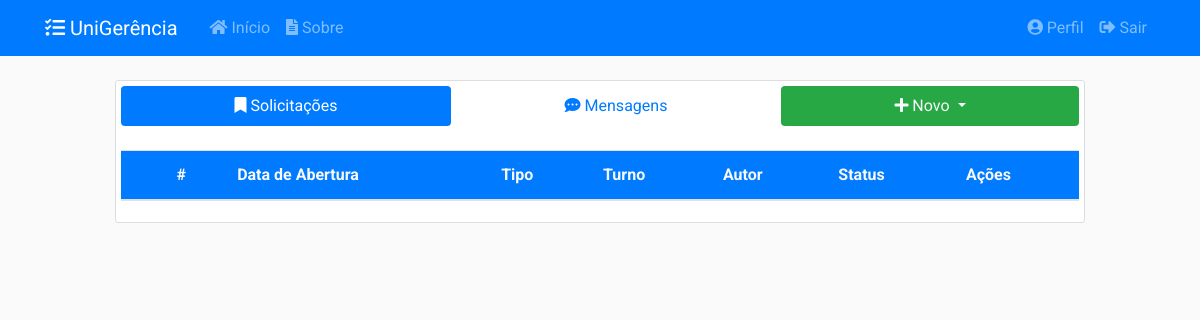
/ (signed in), run on an earlier commit of the app's database.
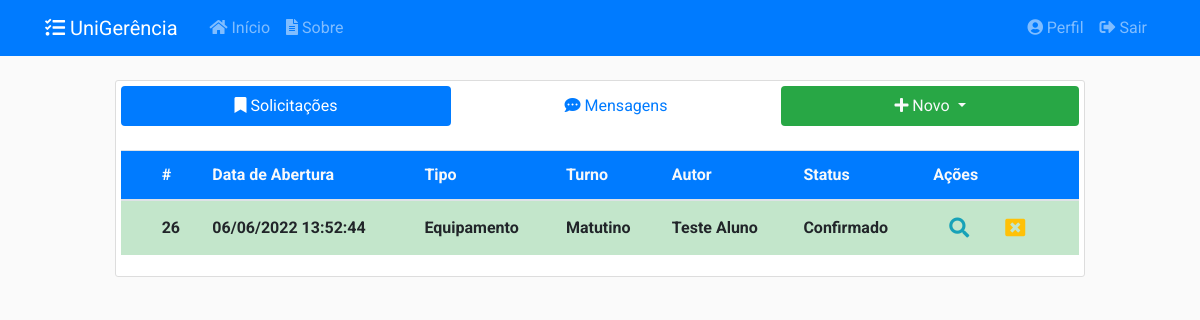
And on a later commit of the database.
### app/models/solicitacoes.py (models this page shows, shortened)
class Solicitacao(db.Model):
    __tablename__ = 'solicitacoes'
    __table_args__ = {'extend_existing': True}
    id = db.Column(db.Integer, primary_key=True)
    status = db.Column(db.Enum(Status), default=Status.ABERTO.name)
    data_abertura = db.Column(db.DateTime, nullable=False,
                              default=datetime.now().astimezone(fuso_horario))
    data_inicio_pref = db.Column(db.Date, nullable=False)
    data_fim_pref = db.Column(db.Date, nullable=False)
    data_retirada = db.Column(db.DateTime, nullable=True)
    data_devolucao = db.Column(db.DateTime, nullable=True)
    data_cancelamento = db.Column(db.DateTime, nullable=True)
    data_finalizacao = db.Column(db.DateTime, nullable=True)
    quantidade = db.Column(db.Integer, nullable=False, default=0)
    descricao = db.Column(db.String(20), nullable=False)
    tipo = db.Column(db.String(20), nullable=False)
    ativo = db.Column(db.Boolean, nullable=False, default=True)
    usuario_id = db.Column(db.Integer, db.ForeignKey('usuarios.id'),
                           nullable=False)
    turno_id = db.Column(db.Integer, db.ForeignKey('turnos.id'),
                           nullable=False)
    turno = db.relationship('Turno', back_populates='solicitacoes')
    def recupera_tudo():
        return Solicitacao.query.filter_by(ativo=True).all()
    def verifica_autor(self, usuario):
        if self.autor == usuario or self.autor.tipo.name == 'AMDIN':
            return True
        else:
            return False
    def verifica_pendente(self):
        if self.status.name == 'PENDENTE':
            return True
        else:
            return False
    __mapper_args__ = {
        'polymorphic_identity': 'SOLICITACAO',
        'polymorphic_on': tipo
    }

class SolicitacaoEquipamento(Solicitacao):
    __tablename__ = 'solicitacoes_equipamentos'
    id = db.Column(db.Integer, db.ForeignKey('solicitacoes.id'), primary_key=True)
    tipo_eqp_id = db.Column(db.Integer, db.ForeignKey('tipos_equipamento.id'),
                           nullable=True)
    equipamentos = db.relationship('Equipamento', secondary=solicitacao_e,
                                   back_populates='solicitacoes')
    tipo_eqp = db.relationship('TipoEquipamento', back_populates='solicitacoes')
    __mapper_args__ = {
        'polymorphic_identity': 'EQUIPAMENTO'
    }

class Solicitacao(db.Model):
    __tablename__ = 'solicitacoes'
    __table_args__ = {'extend_existing': True}
    id = db.Column(db.Integer, primary_key=True)
    status = db.Column(db.Enum(Status), default=Status.ABERTO.name)
    data_abertura = db.Column(db.DateTime, nullable=False,
                              default=datetime.now().astimezone(fuso_horario))
    data_inicio_pref = db.Column(db.Date, nullable=False)
    data_fim_pref = db.Column(db.Date, nullable=False)
    data_retirada = db.Column(db.DateTime, nullable=True)
    data_devolucao = db.Column(db.DateTime, nullable=True)
    data_cancelamento = db.Column(db.DateTime, nullable=True)
    data_finalizacao = db.Column(db.DateTime, nullable=True)
    quantidade = db.Column(db.Integer, nullable=False, default=0)
    descricao = db.Column(db.String(20), nullable=False)
    tipo = db.Column(db.String(20), nullable=False)
    ativo = db.Column(db.Boolean, nullable=False, default=True)
    usuario_id = db.Column(db.Integer, db.ForeignKey('usuarios.id'),
                           nullable=False)
    turno_id = db.Column(db.Integer, db.ForeignKey('turnos.id'),
                           nullable=False)
    turno = db.relationship('Turno', back_populates='solicitacoes')
    def recupera_tudo():
        return Solicitacao.query.filter_by(ativo=True).all()
    def verifica_autor(self, usuario):
        if self.autor == usuario or self.autor.tipo.name == 'AMDIN':
            return True
        else:
            return False
    def verifica_pendente(self):
        if self.status.name == 'PENDENTE':
            return True
        else:
            return False
    __mapper_args__ = {
        'polymorphic_identity': 'SOLICITACAO',
        'polymorphic_on': tipo
    }

class Turno(db.Model):
    __tablename__ = 'turnos'
    __table_args__ = {'extend_existing': True}
    id = db.Column(db.Integer, primary_key=True)
    name = db.Column(db.String(20), unique=True, nullable=False)
    data_inicio = db.Column(db.Time, nullable=False)
    data_fim = db.Column(db.Time, nullable=False)
    ativo = db.Column(db.Boolean, nullable=False, default=True)
    solicitacoes = db.relationship('Solicitacao', back_populates='turno')
    def __repr__(self):
        return f"{self.name} ({self.data_inicio} ~ {self.data_fim})"

### app/models/usuarios.py (models this page shows, shortened)
class Usuario(db.Model, UserMixin):
    __tablename__ = 'usuarios'
    __table_args__ = {'extend_existing': True}
    id = db.Column(db.Integer, primary_key=True)
    nome = db.Column(db.String(100), nullable=False)
    identificacao = db.Column(db.String(20), unique=True, nullable=False)
    email = db.Column(db.String(100), unique=True, nullable=False)
    senha = db.Column(db.String(60), nullable=False)
    data_cadastro = db.Column(db.DateTime, nullable=False,
                              default=datetime.now().astimezone(fuso_horario))
    data_atualizacao = db.Column(db.DateTime, nullable=True)
    tipo = db.Column(db.Enum(TipoUsuario), nullable=False)
    ativo = db.Column(db.Boolean, nullable=False, default=True)
    imagem_perfil = db.Column(db.String(20), nullable=False,
                              default='default.jpg')
    posts = db.relationship('Post', backref='autor',
                            foreign_keys='Post.usuario_id', lazy=True)
    recipiente = db.relationship('Post', backref='destinatario',
                                 foreign_keys='Post.destinatario_id', lazy=True)
    solicitacoes = db.relationship('Solicitacao', backref='autor', lazy=True)
    relatorios = db.relationship('Relatorio', backref='autor', lazy=True)
    def recupera_tudo():
        return Usuario.query.filter_by(ativo=True).all()
    @staticmethod
    def verifica_admin(self):
        if self.tipo.name == 'ADMIN':
            return True
        else:
            return False

### app/controllers/principal.py (the view)
@principal.route("/", methods=['GET', 'POST'])
@login_required
def inicio():
    tab = request.args.get('tab', 1, type=int)
    solicitacoes = Solicitacao.recupera_tudo()
    posts = Post.recupera_tudo()
    equipamentos = Equipamento.recupera_tudo()
    salas = Sala.recupera_tudo()
    usuarios = Usuario.recupera_tudo()
    for solicitacao in solicitacoes:
        if solicitacao.verifica_pendente():
            if Solicitacao.verifica_autor(solicitacao, current_user):
                flash('Você possui uma solicitação atrasada.', 'warning')
            elif Usuario.verifica_admin(current_user):
                flash('Existe uma solicitação em atraso.', 'warning')
    form = EntregaSolicitacaoForm()
    return render_template('principal/inicio.html', tab=tab, form=form,
                           posts=posts, equipamentos=equipamentos, salas=salas,
                           usuarios=usuarios, solicitacoes=solicitacoes)

### app/models/equipamentos.py (called while the page is built)
    def recupera_tudo():
        return Equipamento.query.filter_by(ativo=True).all()

    def __repr__(self):
        return f"{self.patrimonio} - {self.descricao}"

### app/models/posts.py (called while the page is built)
    def recupera_tudo():
        return Post.query.filter_by(ativo=True).all()

### app/models/salas.py (called while the page is built)
    def recupera_tudo():
        return Sala.query.filter_by(ativo=True).all()

### app/models/usuarios.py (called while the page is built)
@login_manager.user_loader
def load_user(user_id):
    return Usuario.query.get(int(user_id))

### app/templates/principal/inicio.html (shortened to what this page needs)
{% extends "layout.html" %}
{% block inicio %}
<div class="content-section">
  <nav class="pb-4 align-middle">
    <div class="nav nav-pills nav-justified flex-column flex-md-row align-middle" id="pills-tab" role="tablist">
      <a class="nav-item nav-link {% if tab == 1 %}active{% endif %}" id="pills-1-tab" data-toggle="pill" href="#pills-1" role="tab"><i class="fas fa-bookmark"></i>&nbsp;Solicitações</a>
      <a class="nav-item nav-link {% if tab == 2 %}active{% endif %}" id="pills-2-tab" data-toggle="pill" href="#pills-2" role="tab"><i class="fas fa-comment-dots"></i>&nbsp;Mensagens</a>
      <div class="nav-item dropdown">
        <a class="nav-link dropdown-toggle bg-success text-light" href="#" id="navbarDropdown" role="button" data-toggle="dropdown">
          <i class="fas fa-plus"></i>&nbsp;Novo
        </a>
      </div>
    </div>
  </nav>
  <div class="tab-content flex-md-row" id="nav-tabContent">
    <div class="tab-pane fade {% if tab == 1 %}show active{% endif %}" id="pills-1" role="tabpanel">
      {% include 'principal/tabela/solicitacoes.html' %}
    </div>
  </div>
</div>
{% endblock inicio %}

### app/templates/principal/tabela/solicitacoes.html (shortened to what this page needs)
<table id="table-solicitacoes" class="table stripe order-column dt-responsive nowrap table-hover" style="width:100%">
    <thead>
    <tr class="bg-primary text-light">
        <th class="align-middle"></th>
        <th class="align-middle">#</th>
        <th class="align-middle">Data de Abertura</th>
        <th class="align-middle">Tipo</th>
        <th class="align-middle">Turno</th>
        <th class="align-middle">Autor</th>
        <th class="align-middle">Status</th>
        <th class="align-middle">Ações</th>
    </tr>
    </thead>
    <tbody>
    {% for solicitacao in solicitacoes %}
    {% if current_user == solicitacao.autor or current_user.tipo.name == 'ADMIN' %}
        {% if solicitacao.status.name == 'ABERTO' %}
            <tr class="table-secondary font-weight-bold">
        {% elif solicitacao.status.name == 'PENDENTE' %}
            <tr class="table-danger font-weight-bold">
        {% elif solicitacao.status.name == 'SOLICITADO' %}
            <tr class="table-warning font-weight-bold">
        {% elif solicitacao.status.name == 'CONFIRMADO' %}
            <tr class="table-success font-weight-bold">
        {% elif solicitacao.status.name == 'EMUSO' %}
            <tr class="table-info font-weight-bold">
        {% elif solicitacao.status.name == 'CANCELADO' or solicitacao.status.name == 'FECHADO' %}
            <tr class="">
        {% else %}
            <tr>
        {% endif %}
            <td class="align-middle"></td>
            <td class="align-middle">{{ solicitacao.id }}</td>
            <td class="align-middle">{{ solicitacao.data_abertura.strftime('%d/%m/%Y %H:%M:%S') }}</td>
            {% if solicitacao.tipo == 'EQUIPAMENTO' %}
                <td class="align-middle">Equipamento</td>
            {% elif solicitacao.tipo == 'SALA'%}
                <td class="align-middle">Sala</td>
            {% endif %}
            <td class="align-middle">{{ solicitacao.turno.name }}</td>
            <td class="align-middle">{{ solicitacao.autor.nome }}</td>
            <td class="align-middle">{{ solicitacao.status.value }}</td>
            <td class="align-middle">
                <a class="btn-lg btn-outline-info" href="#" data-toggle="modal" data-target="#visualizarSolicitacao{{ solicitacao.id }}"><i class="fas fa-search"></i></a>
                {% if current_user == solicitacao.autor or current_user.tipo.name == 'ADMIN' %}
                    {% if solicitacao.status.name == 'ABERTO' or solicitacao.status.name == 'CONFIRMADO' %}
                        <a class="btn-lg btn-outline-warning" href="#" data-toggle="modal" data-target="#cancelarSolicitacao{{ solicitacao.id }}"><i class="fas fa-window-close"></i></a>
                    {% endif %}
                {% endif %}
            </td>
        </tr>
    {% endif %}
    {% endfor %}
    </tbody>
</table>

What changed in the data, as far as the page shows it:
added SolicitacaoEquipamento: id "26", data_abertura "06/06/2022 13:52:44", turno.name "Matutino", autor.nome "Teste Aluno", status.value "Confirmado"
